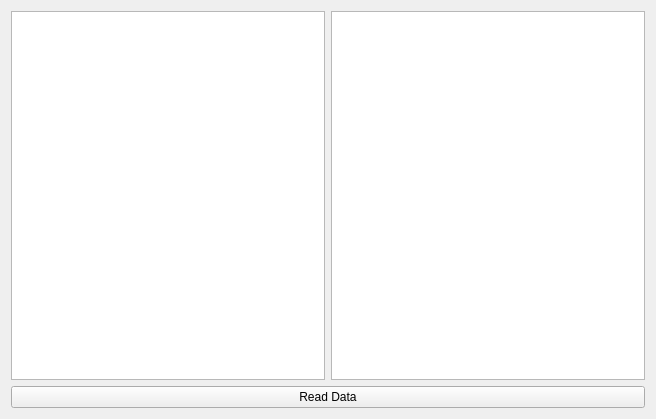
<?xml version="1.0" encoding="UTF-8"?>
<ui version="4.0">
 <class>Widget</class>
 <widget class="QWidget" name="Widget">
  <property name="geometry">
   <rect>
    <x>0</x>
    <y>0</y>
    <width>656</width>
    <height>419</height>
   </rect>
  </property>
  <property name="windowTitle">
   <string>Widget</string>
  </property>
  <layout class="QVBoxLayout" name="verticalLayout">
   <item>
    <layout class="QHBoxLayout" name="horizontalLayout">
     <item>
      <widget class="QTreeView" name="treeView"/>
     </item>
     <item>
      <widget class="QListView" name="listView"/>
     </item>
    </layout>
   </item>
   <item>
    <widget class="QPushButton" name="readDataButton">
     <property name="text">
      <string>Read Data</string>
     </property>
    </widget>
   </item>
  </layout>
 </widget>
 <resources/>
 <connections/>
</ui>
